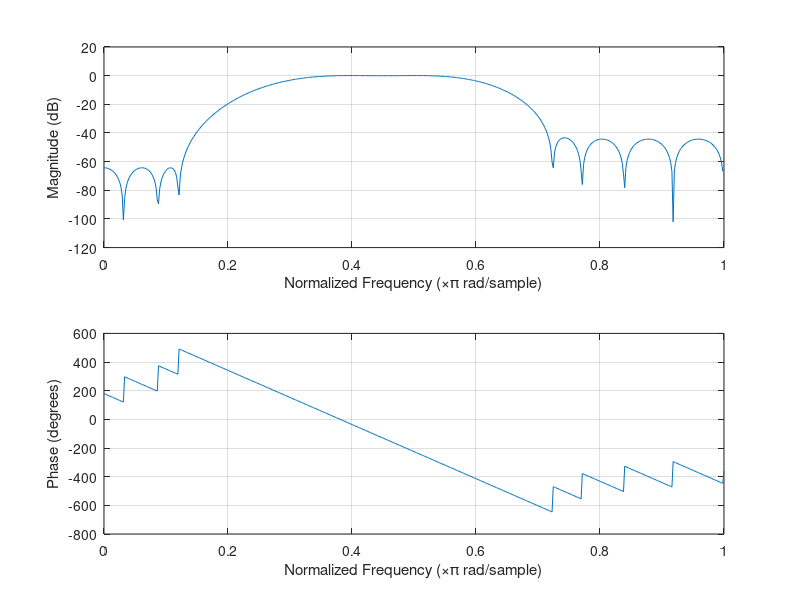

The MATLAB source for this figure:
function projectpart1
%UNTITLED Summary of this function goes here
%   Detailed explanation goes here
F=[500,1500,2000,3000];
A=[0,1,0];
Dev=[0.001,0.01,0.01];
fs=8000;
[N,Fi,Ai,W]=firpmord(F,A,Dev,fs)
%To find the filter coefficients, use firpm command:
h=firpm(N,Fi,Ai,W);
%To plot frequency response : use freqz;
freqz(h,1);
end
